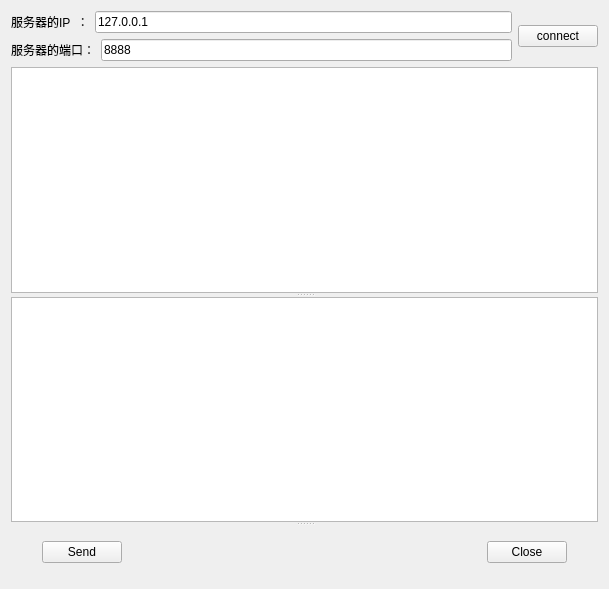
<?xml version="1.0" encoding="UTF-8"?>
<ui version="4.0">
 <class>Widget</class>
 <widget class="QWidget" name="Widget">
  <property name="geometry">
   <rect>
    <x>0</x>
    <y>0</y>
    <width>609</width>
    <height>589</height>
   </rect>
  </property>
  <property name="windowTitle">
   <string>Widget</string>
  </property>
  <layout class="QGridLayout" name="gridLayout">
   <item row="0" column="0">
    <layout class="QHBoxLayout" name="horizontalLayout_3">
     <item>
      <layout class="QVBoxLayout" name="verticalLayout">
       <item>
        <layout class="QHBoxLayout" name="horizontalLayout">
         <item>
          <widget class="QLabel" name="label">
           <property name="text">
            <string>服务器的IP  ：</string>
           </property>
          </widget>
         </item>
         <item>
          <widget class="QLineEdit" name="lineEdit">
           <property name="text">
            <string>127.0.0.1</string>
           </property>
          </widget>
         </item>
        </layout>
       </item>
       <item>
        <layout class="QHBoxLayout" name="horizontalLayout_2">
         <item>
          <widget class="QLabel" name="label_2">
           <property name="text">
            <string>服务器的端口：</string>
           </property>
          </widget>
         </item>
         <item>
          <widget class="QLineEdit" name="lineEdit_2">
           <property name="text">
            <string>8888</string>
           </property>
          </widget>
         </item>
        </layout>
       </item>
      </layout>
     </item>
     <item>
      <widget class="QPushButton" name="pushButton">
       <property name="text">
        <string>connect</string>
       </property>
      </widget>
     </item>
    </layout>
   </item>
   <item row="1" column="0">
    <widget class="QSplitter" name="splitter">
     <property name="orientation">
      <enum>Qt::Vertical</enum>
     </property>
     <widget class="QTextEdit" name="textEditRead">
      <property name="readOnly">
       <bool>true</bool>
      </property>
     </widget>
     <widget class="QTextEdit" name="textEditWrite"/>
     <widget class="QWidget" name="">
      <layout class="QHBoxLayout" name="horizontalLayout_4">
       <item>
        <spacer name="horizontalSpacer">
         <property name="orientation">
          <enum>Qt::Horizontal</enum>
         </property>
         <property name="sizeType">
          <enum>QSizePolicy::Maximum</enum>
         </property>
         <property name="sizeHint" stdset="0">
          <size>
           <width>20</width>
           <height>20</height>
          </size>
         </property>
        </spacer>
       </item>
       <item>
        <widget class="QPushButton" name="pushButton_2">
         <property name="text">
          <string>Send</string>
         </property>
        </widget>
       </item>
       <item>
        <spacer name="horizontalSpacer_2">
         <property name="orientation">
          <enum>Qt::Horizontal</enum>
         </property>
         <property name="sizeHint" stdset="0">
          <size>
           <width>40</width>
           <height>20</height>
          </size>
         </property>
        </spacer>
       </item>
       <item>
        <widget class="QPushButton" name="pushButton_3">
         <property name="text">
          <string>Close</string>
         </property>
        </widget>
       </item>
       <item>
        <spacer name="horizontalSpacer_3">
         <property name="orientation">
          <enum>Qt::Horizontal</enum>
         </property>
         <property name="sizeType">
          <enum>QSizePolicy::Maximum</enum>
         </property>
         <property name="sizeHint" stdset="0">
          <size>
           <width>20</width>
           <height>20</height>
          </size>
         </property>
        </spacer>
       </item>
      </layout>
     </widget>
    </widget>
   </item>
  </layout>
 </widget>
 <layoutdefault spacing="6" margin="11"/>
 <resources/>
 <connections/>
</ui>
